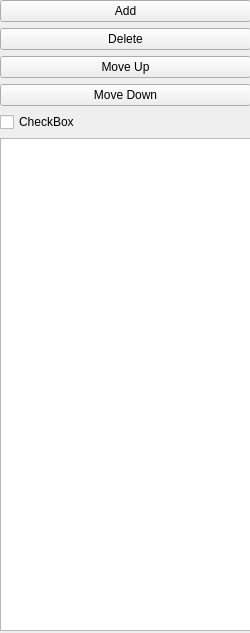
<?xml version="1.0" encoding="UTF-8"?>
<ui version="4.0">
 <class>Pipeline_order</class>
 <widget class="QWidget" name="Pipeline_order">
  <property name="geometry">
   <rect>
    <x>0</x>
    <y>0</y>
    <width>250</width>
    <height>633</height>
   </rect>
  </property>
  <property name="sizePolicy">
   <sizepolicy hsizetype="Fixed" vsizetype="Fixed">
    <horstretch>0</horstretch>
    <verstretch>0</verstretch>
   </sizepolicy>
  </property>
  <property name="windowTitle">
   <string>Pipline_order</string>
  </property>
  <widget class="QWidget" name="verticalLayoutWidget">
   <property name="geometry">
    <rect>
     <x>0</x>
     <y>0</y>
     <width>251</width>
     <height>631</height>
    </rect>
   </property>
   <layout class="QVBoxLayout" name="verticalLayout">
    <item>
     <widget class="QPushButton" name="pushButton">
      <property name="text">
       <string>Add</string>
      </property>
     </widget>
    </item>
    <item>
     <widget class="QPushButton" name="pushButton_2">
      <property name="text">
       <string>Delete</string>
      </property>
     </widget>
    </item>
    <item>
     <widget class="QPushButton" name="pushButton_3">
      <property name="text">
       <string>Move Up</string>
      </property>
     </widget>
    </item>
    <item>
     <widget class="QPushButton" name="pushButton_4">
      <property name="text">
       <string>Move Down</string>
      </property>
     </widget>
    </item>
    <item>
     <widget class="QCheckBox" name="checkBox">
      <property name="text">
       <string>CheckBox</string>
      </property>
     </widget>
    </item>
    <item>
     <widget class="QListWidget" name="listWidget"/>
    </item>
   </layout>
  </widget>
 </widget>
 <resources/>
 <connections/>
</ui>
